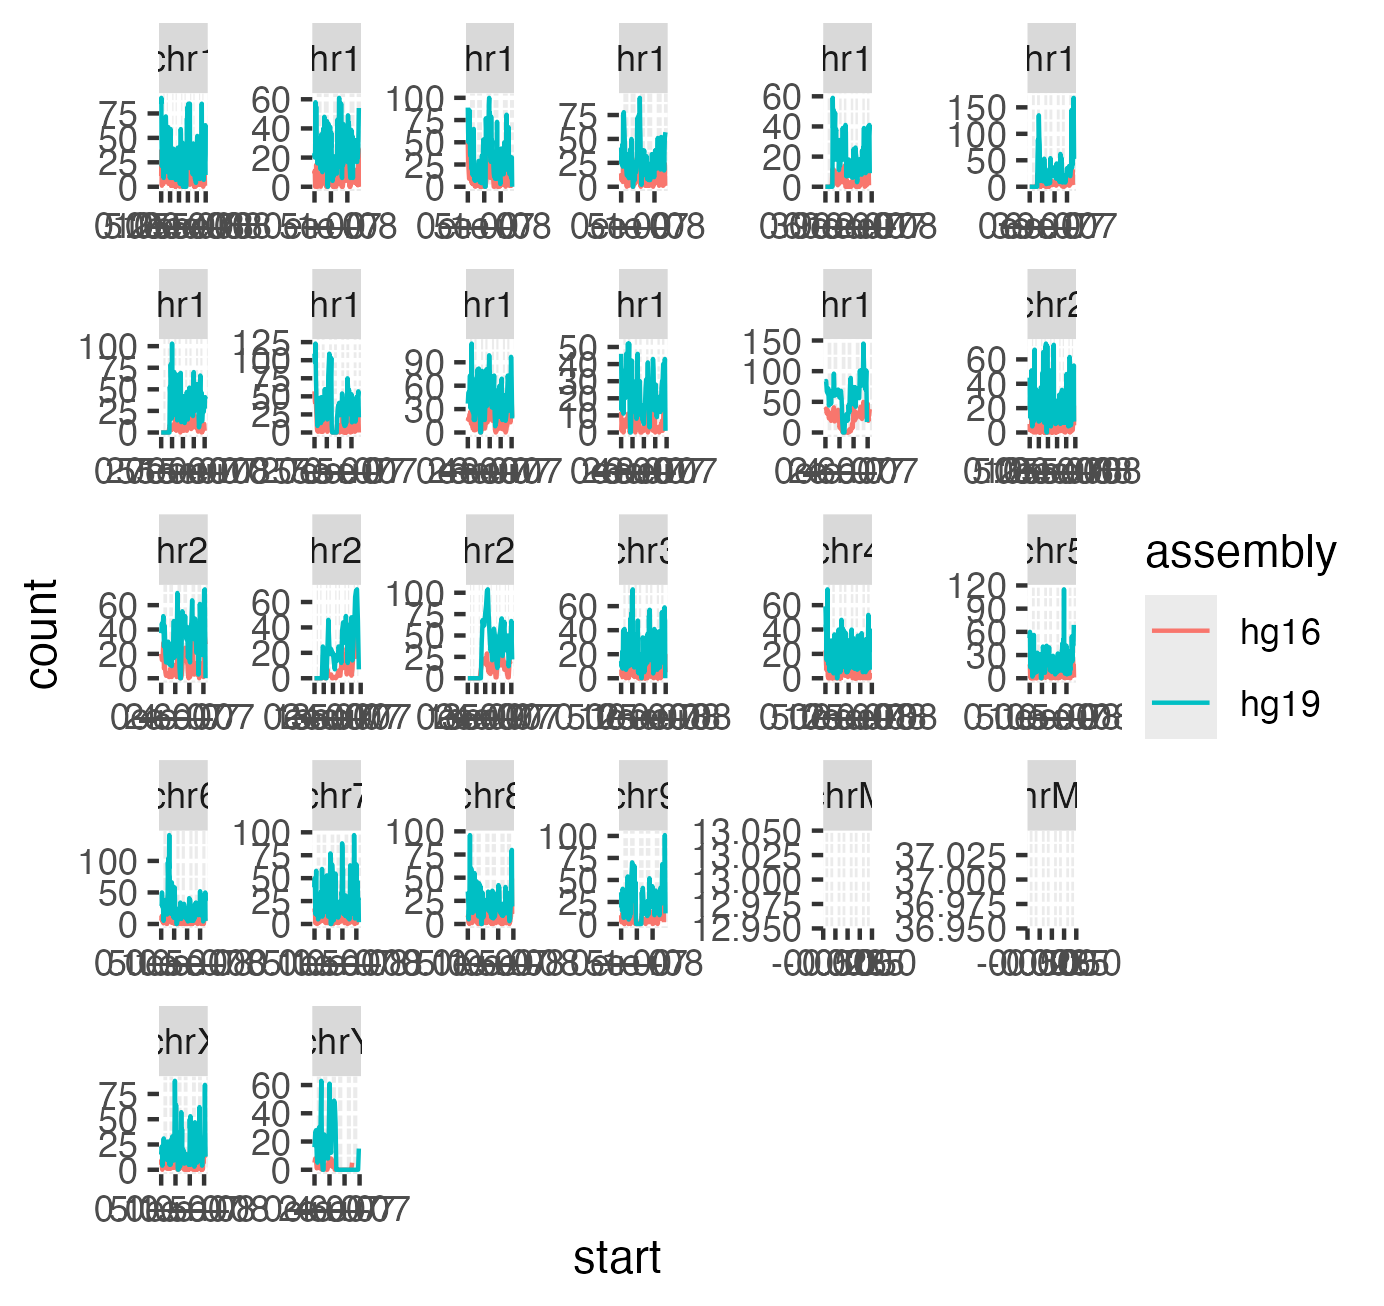

The R source for this figure:
library(tidyverse)
header <- c( "chr", "start", "end", "count" )
df_kc <- read_tsv("~/qb25-answers/week1/hg19-kc-count.bed", col_names=header)
df_kc16 <- read_tsv("~/qb25-answers/week1/hg-16_kc-count.bed" , col_names=header )
combined_df <- bind_rows(hg19 = df_kc, hg16 = df_kc16, .id = "assembly")


ggplot(combined_df, aes(x = start, y = count, color = assembly)) +
  geom_line() +
  facet_wrap(vars(chr), scales = "free")
 



ggsave("wk1_exercise2.png")
